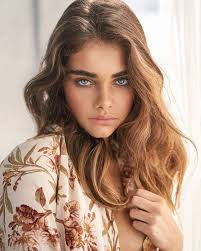
#> input picture computer_vision/images.jpg, 201 x 251 px
$ python imageOpration.py
#> lines starting #> are read from the running program, lines starting #| are printed output that depends on the picture
import cv2
img = cv2.imread('images.jpg')
#> img is the input picture: shape (251, 201, 3); mean B, G, R 132, 150.2, 179.5
height, width = img.shape[:2]
#> height = 251; width = 201
width_img = cv2.resize(img,(int(width*0.25)+width, height), interpolation = cv2.INTER_CUBIC)
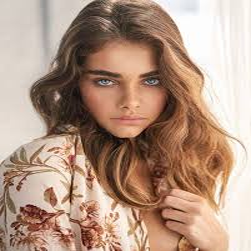
#> width_img: shape (251, 251, 3); mean B, G, R 132.1, 150.2, 179.5
cv2.imwrite('output/x_25%.jpg',width_img)
hight_img = cv2.resize(img,(width, int(height*0.25)+height), interpolation = cv2.INTER_CUBIC)
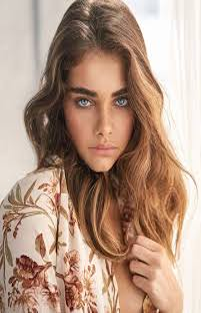
#> hight_img: shape (313, 201, 3); mean B, G, R 132.1, 150.2, 179.5

cv2.imwrite('output/y_25%.jpg',hight_img)

image_90 = cv2.rotate(img, cv2.cv2.ROTATE_90_CLOCKWISE)
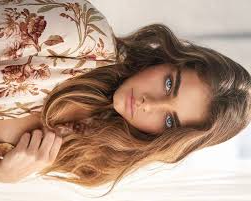
#> image_90: shape (201, 251, 3); mean B, G, R 132, 150.2, 179.5
cv2.imwrite('output/image_90.jpg',image_90)
image_90_ = cv2.rotate(img, cv2.ROTATE_90_COUNTERCLOCKWISE)
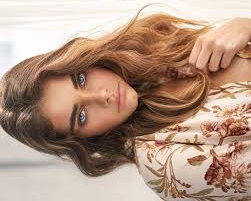
#> image_90_: shape (201, 251, 3); mean B, G, R 132, 150.2, 179.5
cv2.imwrite('output/image_-90.jpg',image_90_)


cv2.imshow('Image x axis by 25%',width_img)
cv2.imshow('Image y axis by 25%',hight_img)
cv2.imshow('Rotate by 90',image_90)
cv2.imshow('Rotate by - 90',image_90_)


cv2.imshow('Orignal Img%',img)


cv2.waitKey(0)
cv2.destroyAllWindows()
